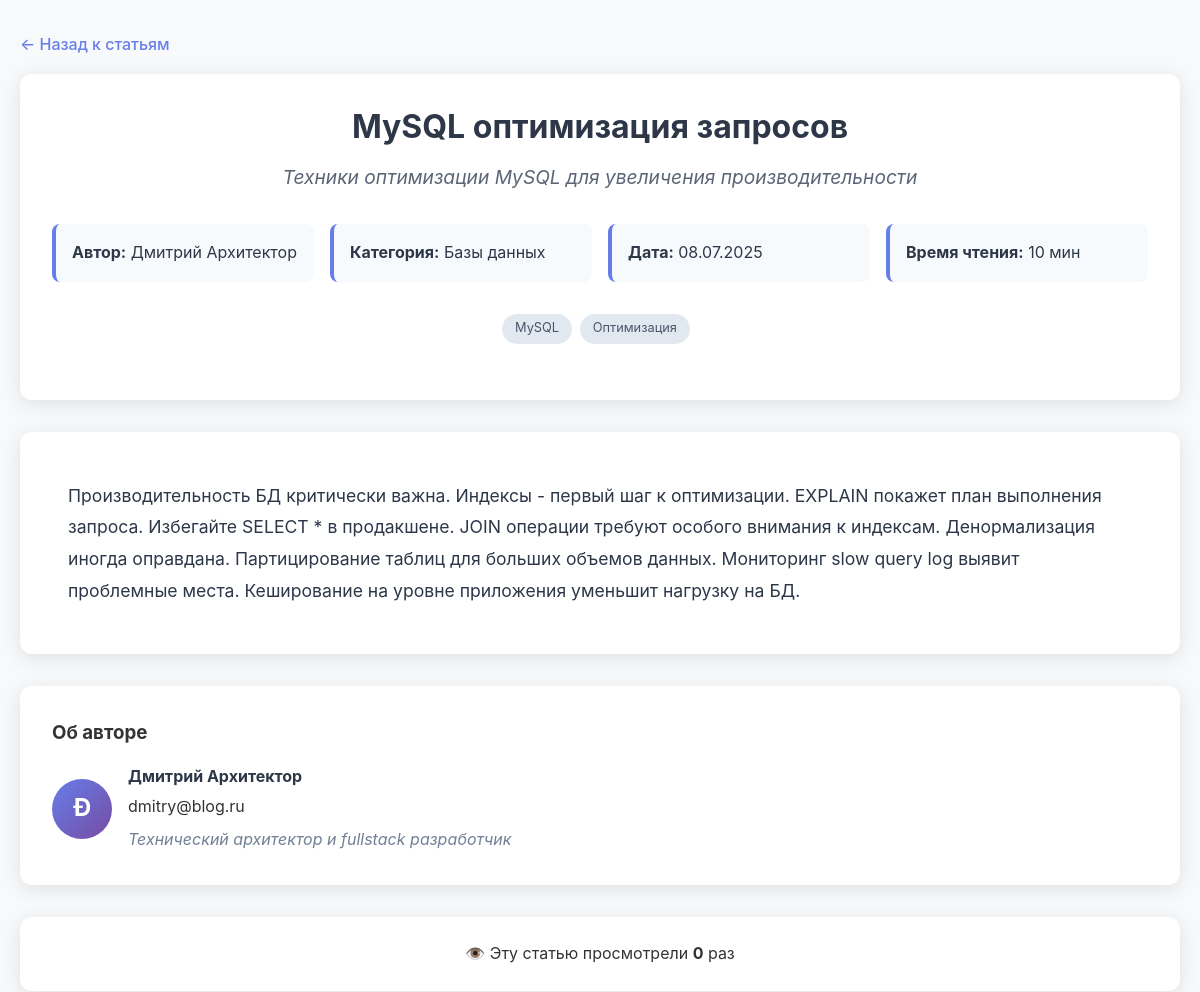
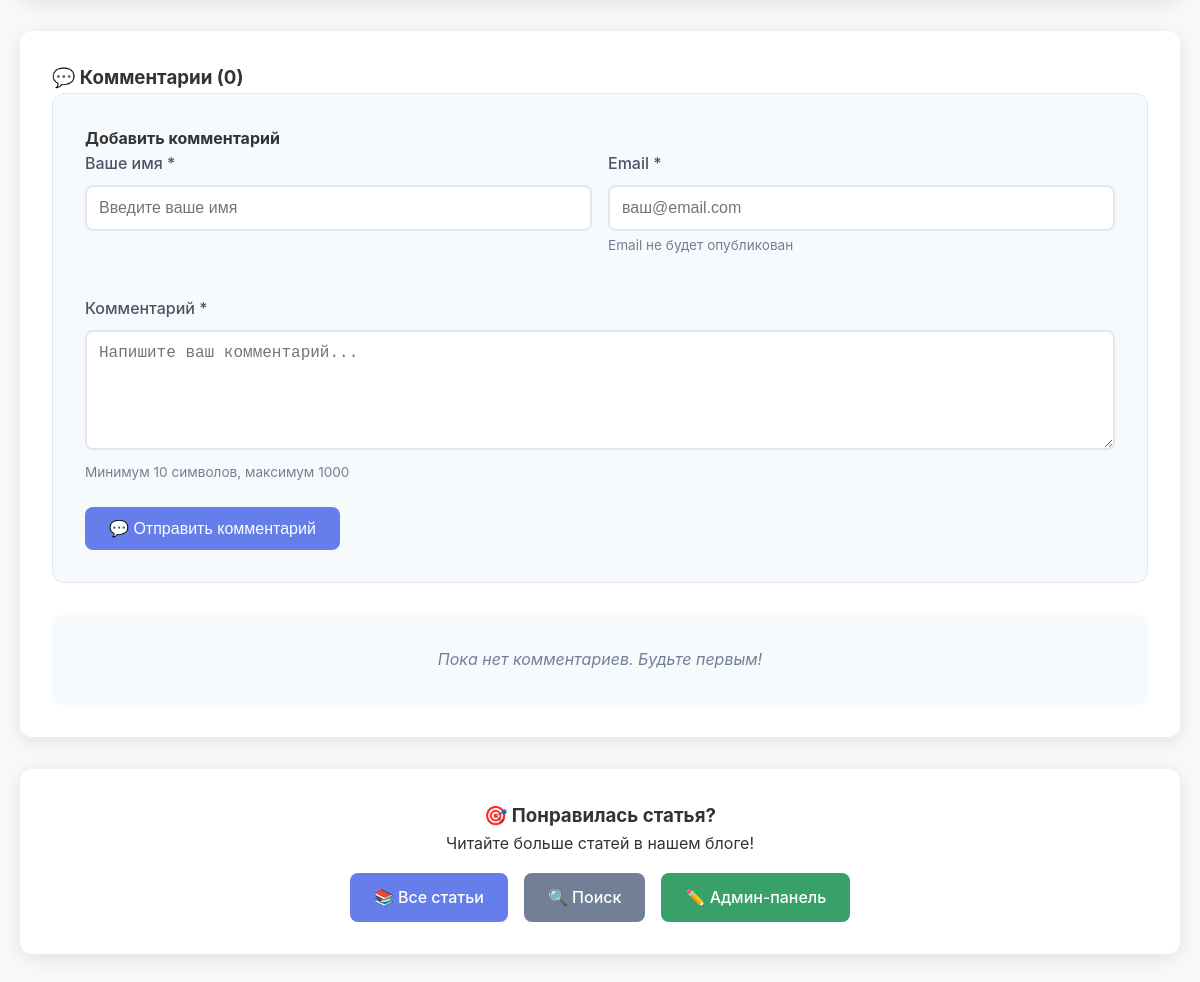
/article.php?id=3, run on an earlier commit of the app's database (2 pictures, top to bottom).
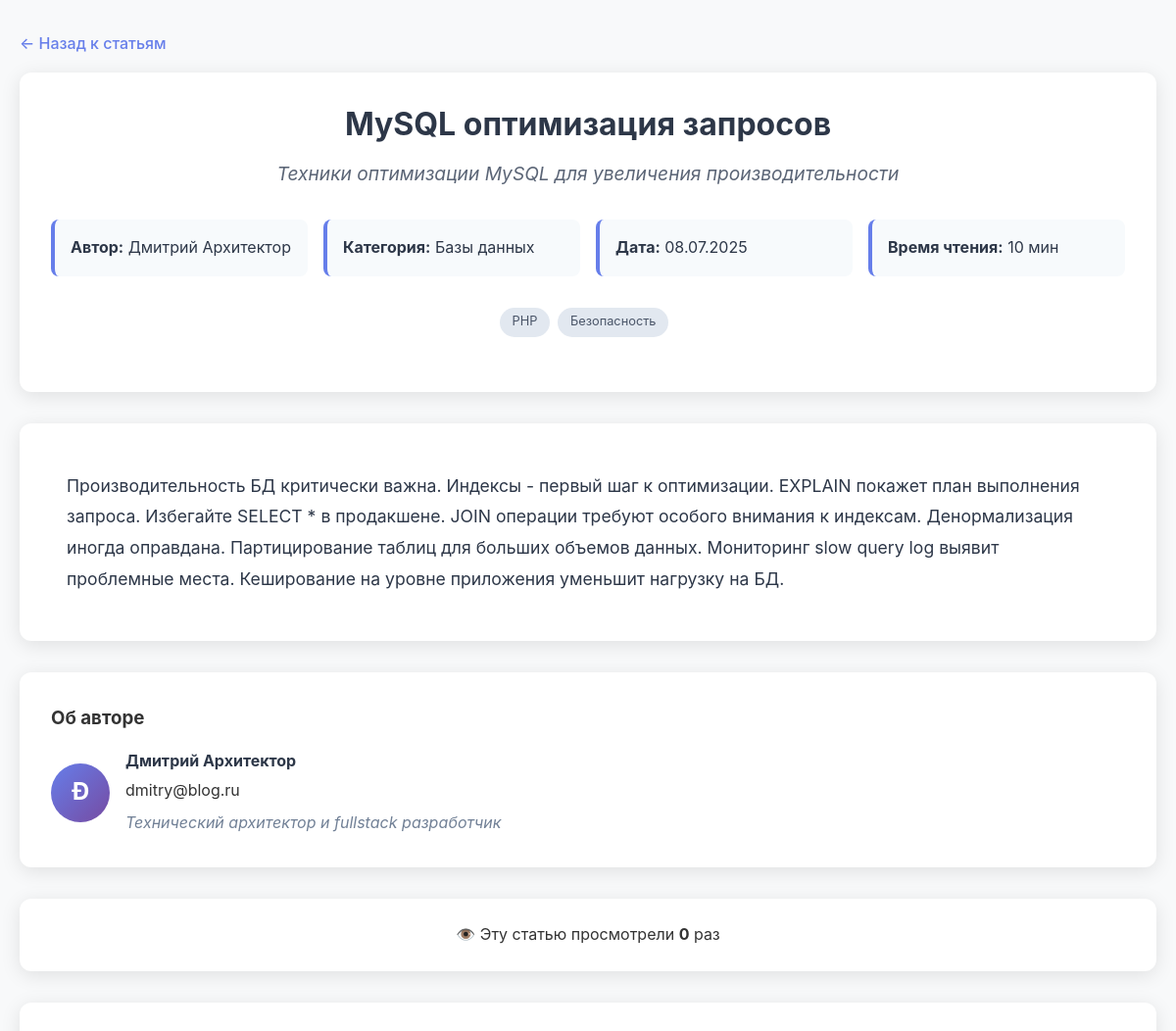
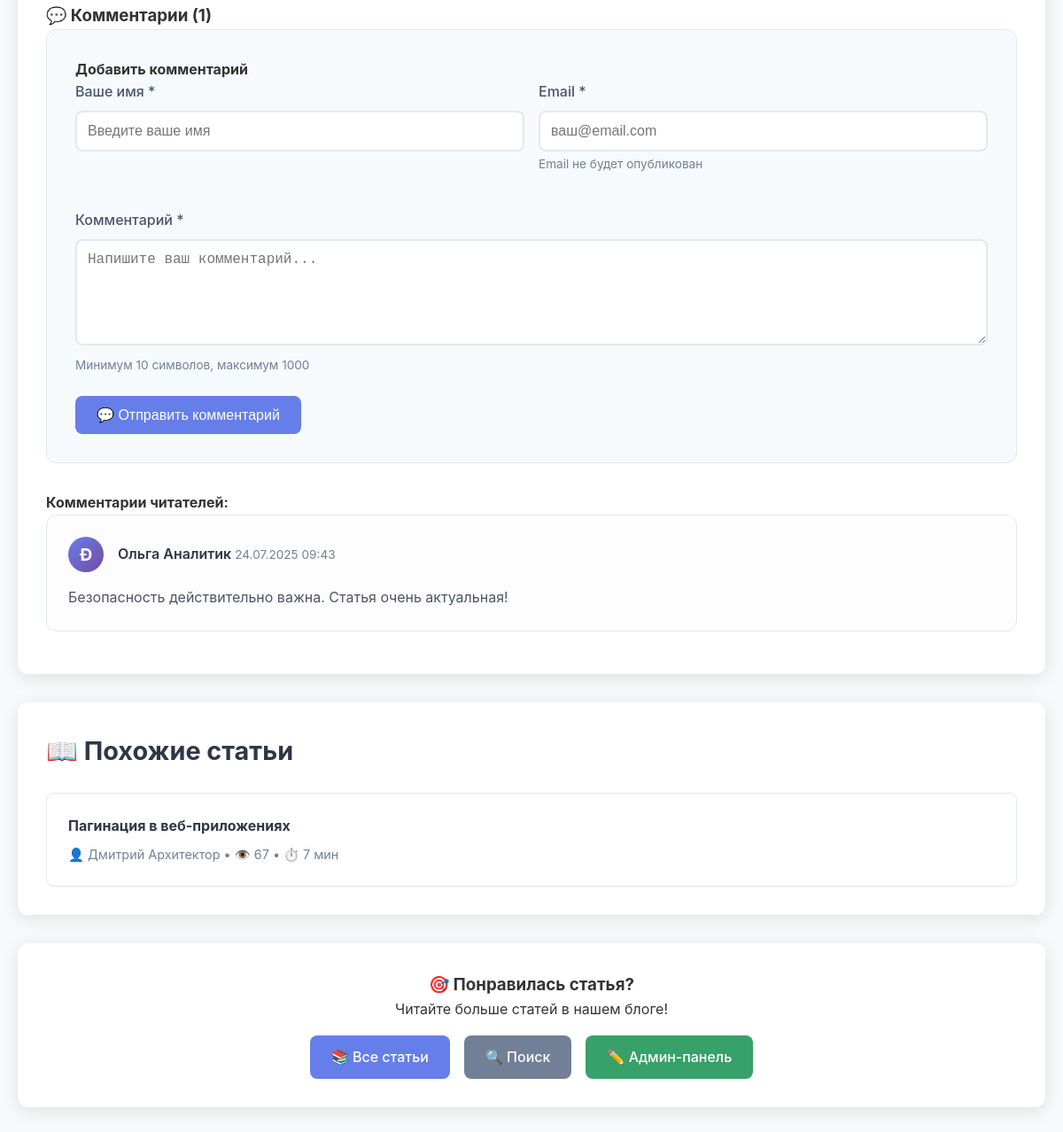
And on a later commit of the database (2 pictures, top to bottom).
### tables this page shows
CREATE TABLE comments (
    id INT PRIMARY KEY AUTO_INCREMENT,
    article_id INT NOT NULL,
    author_name VARCHAR(100) NOT NULL,
    author_email VARCHAR(150) NOT NULL,
    content TEXT NOT NULL,
    status ENUM('pending', 'approved', 'rejected') DEFAULT 'pending',
    created_at TIMESTAMP DEFAULT CURRENT_TIMESTAMP,
    updated_at TIMESTAMP DEFAULT CURRENT_TIMESTAMP ON UPDATE CURRENT_TIMESTAMP,
    
    FOREIGN KEY (article_id) REFERENCES articles(id) ON DELETE CASCADE,
    
    INDEX idx_article (article_id),
    INDEX idx_status (status),
    INDEX idx_created (created_at)
);

CREATE TABLE articles (
    id INT PRIMARY KEY AUTO_INCREMENT,
    title VARCHAR(255) NOT NULL,
    slug VARCHAR(255) UNIQUE,
    content TEXT NOT NULL,
    excerpt TEXT,
    author_id INT NOT NULL,
    category_id INT NOT NULL,
    reading_time INT DEFAULT 5,
    views INT DEFAULT 0,
    status ENUM('draft', 'published') DEFAULT 'published',
    published_at DATE,
    created_at TIMESTAMP DEFAULT CURRENT_TIMESTAMP,
    updated_at TIMESTAMP DEFAULT CURRENT_TIMESTAMP ON UPDATE CURRENT_TIMESTAMP,
    
     
    FOREIGN KEY (author_id) REFERENCES users(id) ON DELETE CASCADE,
    FOREIGN KEY (category_id) REFERENCES categories(id) ON DELETE CASCADE,
    
     
    INDEX idx_author (author_id),
    INDEX idx_category (category_id),
    INDEX idx_status (status),
    INDEX idx_published (published_at),
    INDEX idx_views (views),
    
     
    FULLTEXT KEY ft_search (title, content, excerpt)
);

CREATE TABLE users (
    id INT PRIMARY KEY AUTO_INCREMENT,
    name VARCHAR(100) NOT NULL,
    email VARCHAR(150) UNIQUE NOT NULL,
    bio TEXT,
    created_at TIMESTAMP DEFAULT CURRENT_TIMESTAMP,
    updated_at TIMESTAMP DEFAULT CURRENT_TIMESTAMP ON UPDATE CURRENT_TIMESTAMP
);

### article.php (the view, shortened to what the changed rows need)
<?php
require_once 'functions.php';
$articleId = isset($_GET['id']) ? (int)$_GET['id'] : 0;
$article = getArticle($articleId);
$currentViews = incrementViews($articleId);
$article['views'] = $currentViews;
$similarArticles = getSimilarArticles($articleId);
$comments = getArticleComments($articleId);
$commentsCount = count($comments);
?>
<!DOCTYPE html>
<html lang="ru">
<head>
    <link rel="stylesheet" href="./css/style.css">
</head>
<body>
    <div class="container">
        <header class="article-header">
            <h1 class="article-title"><?php echo htmlspecialchars($article['title']) ?></h1>
            <div class="article-tags">
                <?php echo renderTags($article['tags']) ?>
            </div>
        </header>
        <section class="comments-section">
            <h3>💬 Комментарии (<?php echo $commentsCount ?>)</h3>
            <div class="comment-form">
                <h4>Добавить комментарий</h4>
                <form method="POST" id="commentForm">
                </form>
            </div>
            <?php if (!empty($comments)): ?>
            <div class="comments-list">
                <h4>Комментарии читателей:</h4>
                <?php foreach ($comments as $comment): ?>
                <div class="comment-item">
                    <div class="comment-header">
                        <div class="comment-author">
                            <div class="comment-avatar">
                                <?php echo strtoupper(substr($comment['author_name'], 0, 1)) ?>
                            </div>
                            <div class="comment-author-info">
                                <span class="comment-author-name">
                                    <?php echo htmlspecialchars($comment['author_name']) ?>
                                </span>
                                <span class="comment-date">
                                    <?php echo formatDateTime($comment['created_at']) ?>
                                </span>
                            </div>
                        </div>
                    </div>
                    <div class="comment-content">
                        <?php echo nl2br(htmlspecialchars($comment['content'])) ?>
                    </div>
                </div>
                <?php endforeach; ?>
            </div>
            <?php else: ?>
            <div class="no-comments">
                <p>Пока нет комментариев. Будьте первым!</p>
            </div>
            <?php endif; ?>
        </section>
        <?php if (!empty($similarArticles)): ?>
        <section class="similar-articles">
            <h3>📖 Похожие статьи</h3>
            <div class="similar-grid">
                <?php foreach ($similarArticles as $similar): ?>
                <article class="similar-card">
                    <h4>
                        <a href="article.php?id=<?php echo $similar['id'] ?>">
                            <?php echo htmlspecialchars($similar['title']) ?>
                        </a>
                    </h4>
                    <p class="similar-meta">
                        👤 <?php echo htmlspecialchars($similar['author_name']) ?> •
                        👁️ <?php echo formatViews($similar['views']) ?> •
                        ⏱️ <?php echo $similar['reading_time'] ?> мин
                    </p>
                </article>
                <?php endforeach; ?>
            </div>
        </section>
        <?php endif; ?>
    </div>
</body>
</html>

### functions.php (shortened to what the changed rows need)
<?php
function formatDateTime($datetime) {
    return date('d.m.Y H:i', strtotime($datetime));
}
function formatViews($views) {
    if ($views < 1000) return $views;
    return round($views / 1000000, 1) . 'M';
}
function getArticleTags($articleId) {
    try {
        $pdo = getDatabaseConnection();
        $stmt = $pdo->prepare("
            SELECT t.name
            FROM tags t
            JOIN article_tags at ON t.id = at.tag_id
            WHERE at.article_id = ?
            ORDER BY t.name
        ");
        $stmt->execute([$articleId]);
        return $stmt->fetchAll(PDO::FETCH_COLUMN);
    } catch (PDOException $e) {
        error_log("Error getting article tags: " . $e->getMessage());
        return [];
    }
}
function getArticle($id) {
    try {
        $pdo = getDatabaseConnection();
        $stmt = $pdo->prepare("
            SELECT
                a.*,
                u.name as author_name,
                u.email as author_email,
                u.bio as author_bio,
                c.name as category_name
            FROM articles a
            JOIN users u ON a.author_id = u.id
            JOIN categories c ON a.category_id = c.id
            WHERE a.id = ? AND a.status = 'published'
        ");
        $stmt->execute([$id]);
        $article = $stmt->fetch();
        $article['author'] = [
            'name' => $article['author_name'],
            'email' => $article['author_email'],
            'bio' => $article['author_bio']
        ];
        $article['category'] = $article['category_name'];
        $article['date'] = $article['published_at'] ?: $article['created_at'];
        $article['tags'] = getArticleTags($id);
        return $article;
    } catch (PDOException $e) {
        error_log("Error getting article: " . $e->getMessage());
        return null;
    }
}
function getSimilarArticles($articleId, $limit = 3) {
    try {
        $pdo = getDatabaseConnection();
        $stmt = $pdo->prepare("SELECT category_id FROM articles WHERE id = ?");
        $stmt->execute([$articleId]);
        $currentCategoryId = $stmt->fetchColumn();
        $stmt = $pdo->prepare("
            SELECT
                a.*,
                u.name as author_name,
                c.name as category_name
            FROM articles a
            JOIN users u ON a.author_id = u.id
            JOIN categories c ON a.category_id = c.id
            WHERE a.category_id = ?
            AND a.id != ?
            AND a.status = 'published'
            ORDER BY a.views DESC, a.published_at DESC
            LIMIT ?
        ");
        $stmt->execute([$currentCategoryId, $articleId, $limit]);
        return $stmt->fetchAll();
    } catch (PDOException $e) {
        error_log("Error getting similar articles: " . $e->getMessage());
        return [];
    }
}
function incrementViews($articleId) {
    try {
        $pdo = getDatabaseConnection();
        $stmt = $pdo->prepare("UPDATE articles SET views = views + 1 WHERE id = ?");
        $stmt->execute([$articleId]);
        $stmt = $pdo->prepare("SELECT views FROM articles WHERE id = ?");
        $stmt->execute([$articleId]);
        return $stmt->fetchColumn();
    } catch (PDOException $e) {
        error_log("Error incrementing views: " . $e->getMessage());
        return 0;
    }
}
function getArticleComments($articleId, $status = 'approved') {
    try {
        $pdo = getDatabaseConnection();
        $stmt = $pdo->prepare("
            SELECT * FROM comments
            WHERE article_id = ? AND status = ?
            ORDER BY created_at ASC
        ");
        $stmt->execute([$articleId, $status]);
        return $stmt->fetchAll();
    } catch (PDOException $e) {
        error_log("Error getting comments: " . $e->getMessage());
        return [];
    }
}
function renderTags($tags) {
    $html = '<div class="article-tags">';
    foreach ($tags as $tag) {
        $html .= '<span class="tag">' . htmlspecialchars($tag) . '</span>';
    }
    $html .= '</div>';
    return $html;
}
?>

What changed in the data, as far as the page shows it:
added comments: author_name "Ð", author_name "Ольга Аналитик", created_at "24.07.2025 09:43", content "Безопасность действительно важна. Статья очень актуальная!"
added articles: title "Пагинация в веб-приложениях", author.name "Дмитрий Архитектор", views "67", reading_time "7"
Also different on the page:
$commentsCount: "0" → "1"
new list line: "PHP"
new list line: "Безопасность"
text no longer shown: "Пока нет комментариев. Будьте первым!"
text now shown: "Комментарии читателей: 📖 Похожие статьи"
list line gone: "MySQL"
list line gone: "Оптимизация"
